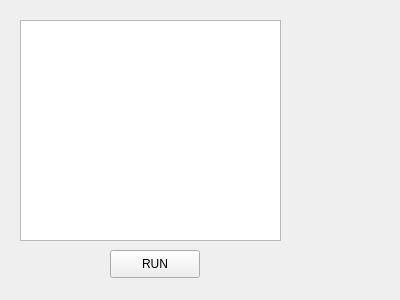
<?xml version="1.0" encoding="UTF-8"?>
<ui version="4.0">
 <class>Form</class>
 <widget class="QWidget" name="Form">
  <property name="geometry">
   <rect>
    <x>0</x>
    <y>0</y>
    <width>400</width>
    <height>300</height>
   </rect>
  </property>
  <property name="windowTitle">
   <string>Form</string>
  </property>
  <widget class="QTableView" name="TV_DB_Search">
   <property name="geometry">
    <rect>
     <x>20</x>
     <y>20</y>
     <width>261</width>
     <height>221</height>
    </rect>
   </property>
  </widget>
  <widget class="QPushButton" name="PB_Run">
   <property name="geometry">
    <rect>
     <x>110</x>
     <y>250</y>
     <width>90</width>
     <height>28</height>
    </rect>
   </property>
   <property name="text">
    <string>RUN</string>
   </property>
  </widget>
 </widget>
 <resources/>
 <connections/>
</ui>
